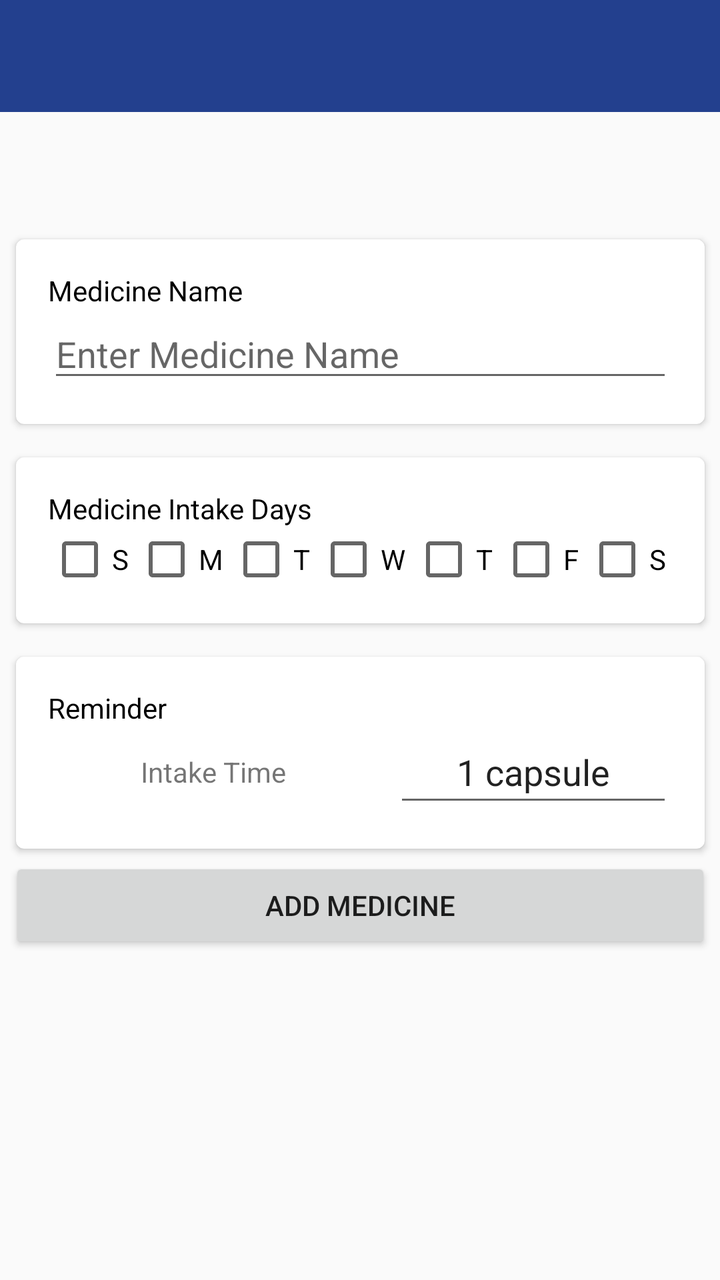
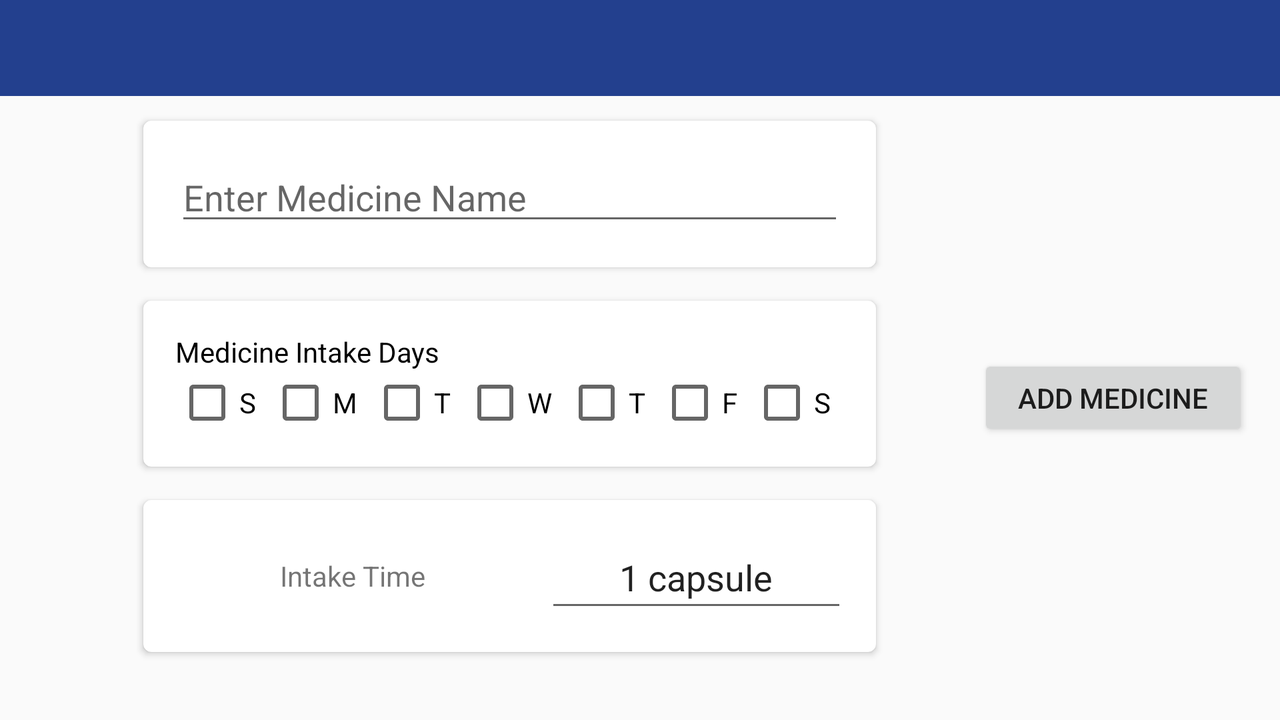

Two renders of one Android screen. The first uses the default layout on a phone; the second uses the alternative layout the repository ships for a different screen configuration, on a matching device. The two XML files are below.
<!-- AndroidManifest.xml: application theme AppTheme -->
<!-- res/layout/activity_newmedicine.xml -->
<?xml version="1.0" encoding="utf-8"?>
<androidx.constraintlayout.widget.ConstraintLayout xmlns:android="http://schemas.android.com/apk/res/android"
    xmlns:app="http://schemas.android.com/apk/res-auto"
    xmlns:tools="http://schemas.android.com/tools"
    android:layout_width="match_parent"
    android:layout_height="match_parent"
    tools:context=".NewMedicine">

<com.google.android.material.appbar.AppBarLayout
android:id="@+id/appBar"
android:layout_width="match_parent"
android:layout_height="wrap_content"
android:theme="@style/ThemeOverlay.AppCompat.Dark"
app:layout_constraintEnd_toEndOf="parent"
app:layout_constraintStart_toStartOf="parent"
app:layout_constraintTop_toTopOf="parent">

<include
    android:id="@+id/toolbar"
    layout="@layout/custom_toolbar_layout" />

</com.google.android.material.appbar.AppBarLayout>

    <LinearLayout
        android:layout_width="351dp"
        android:layout_height="493dp"
        android:layout_margin="8dp"
        android:orientation="vertical"
        app:layout_constraintBottom_toBottomOf="parent"
        app:layout_constraintEnd_toEndOf="parent"
        app:layout_constraintStart_toStartOf="parent"
        app:layout_constraintTop_toBottomOf="@+id/appBar"
        app:layout_constraintVertical_bias="0.686">

        <androidx.cardview.widget.CardView
            android:layout_width="match_parent"
            android:layout_height="wrap_content"
            app:cardCornerRadius="4dp"
            app:cardElevation="2dp"
            app:cardUseCompatPadding="true"
            app:contentPadding="16dp">

            <LinearLayout
                android:layout_width="match_parent"
                android:layout_height="wrap_content"
                android:orientation="vertical">

                <TextView
                    android:layout_width="match_parent"
                    android:layout_height="wrap_content"
                    android:text="Medicine Name"
                    android:textColor="#000000" />

                <EditText
                    android:id="@+id/etMedName"
                    android:layout_width="match_parent"
                    android:layout_height="wrap_content"
                    android:hint="Enter Medicine Name" />

            </LinearLayout>
        </androidx.cardview.widget.CardView>

        <androidx.cardview.widget.CardView
            android:layout_width="match_parent"
            android:layout_height="wrap_content"
            android:layout_marginTop="8dp"
            app:cardCornerRadius="4dp"
            app:cardElevation="2dp"
            app:cardUseCompatPadding="true"
            app:contentPadding="16dp">

            <LinearLayout
                android:layout_width="match_parent"
                android:layout_height="match_parent"
                android:orientation="vertical">

                <TextView
                    android:layout_width="match_parent"
                    android:layout_height="wrap_content"
                    android:text="Medicine Intake Days"
                    android:textColor="#000000" />


                <LinearLayout
                    android:layout_width="match_parent"
                    android:layout_height="match_parent"
                    android:orientation="horizontal">

                    <CheckBox
                        android:id="@+id/cbSun"
                        android:layout_width="wrap_content"
                        android:layout_height="wrap_content"
                        android:layout_weight="1"
                        android:text="S"
                        android:onClick="onCheckBoxClicked"/>
                    <CheckBox
                        android:id="@+id/cbMon"
                        android:layout_width="wrap_content"
                        android:layout_height="wrap_content"
                        android:layout_weight="1"
                        android:text="M"
                        android:onClick="onCheckBoxClicked"/>
                    <CheckBox
                        android:id="@+id/cbTue"
                        android:layout_width="wrap_content"
                        android:layout_height="wrap_content"
                        android:layout_weight="1"
                        android:text="T"
                        android:onClick="onCheckBoxClicked"/>
                    <CheckBox
                        android:id="@+id/cbWed"
                        android:layout_width="wrap_content"
                        android:layout_height="wrap_content"
                        android:layout_weight="1"
                        android:text="W"
                        android:onClick="onCheckBoxClicked"/>
                    <CheckBox
                        android:id="@+id/cbThu"
                        android:layout_width="wrap_content"
                        android:layout_height="wrap_content"
                        android:layout_weight="1"
                        android:text="T"
                        android:onClick="onCheckBoxClicked"/>
                    <CheckBox
                        android:id="@+id/cbFri"
                        android:layout_width="wrap_content"
                        android:layout_height="wrap_content"
                        android:layout_weight="1"
                        android:text="F"
                        android:onClick="onCheckBoxClicked"/>
                    <CheckBox
                        android:id="@+id/cbSat"
                        android:layout_width="wrap_content"
                        android:layout_height="wrap_content"
                        android:layout_weight="1"
                        android:text="S"
                        android:onClick="onCheckBoxClicked"/>
                </LinearLayout>


            </LinearLayout>

        </androidx.cardview.widget.CardView>

        <androidx.cardview.widget.CardView
            android:layout_width="match_parent"
            android:layout_height="wrap_content"
            android:layout_marginTop="8dp"
            app:cardCornerRadius="4dp"
            app:cardElevation="2dp"
            app:cardUseCompatPadding="true"
            app:contentPadding="16dp">

            <LinearLayout
                android:layout_width="match_parent"
                android:layout_height="match_parent"
                android:orientation="vertical">

                <TextView
                    android:layout_width="match_parent"
                    android:layout_height="wrap_content"
                    android:text="Reminder"
                    android:textColor="#000000" />

                <LinearLayout
                    android:layout_width="match_parent"
                    android:layout_height="wrap_content"
                    android:orientation="horizontal">

                    <TextView
                        android:id="@+id/tvTime"
                        android:layout_width="29dp"
                        android:layout_height="match_parent"
                        android:layout_weight="1"
                        android:ems="10"
                        android:gravity="center"
                        android:onClick="medicineTimeSelect"
                        android:text="Intake Time" />

                    <EditText
                        android:id="@+id/etDose"
                        android:layout_width="3dp"
                        android:layout_height="45dp"
                        android:layout_marginStart="8dp"
                        android:layout_marginLeft="8dp"
                        android:layout_weight="1"
                        android:gravity="center"
                        android:padding="4dp"
                        android:text="1 capsule" />



                </LinearLayout>
            </LinearLayout>
        </androidx.cardview.widget.CardView>

        <Button
            android:id="@+id/btAddMed"
            android:layout_width="match_parent"
            android:layout_height="wrap_content"
            android:text="Add Medicine"
            android:onClick="checkMedicineDetails"/>
    </LinearLayout>


</androidx.constraintlayout.widget.ConstraintLayout>
<!-- res/layout/custom_toolbar_layout.xml (included above) -->
<?xml version="1.0" encoding="utf-8"?>
<androidx.appcompat.widget.Toolbar
    android:layout_width="match_parent"
    android:layout_height="?attr/actionBarSize"
    android:background="@color/colorPrimaryBlue"
    app:popupTheme="@style/ThemeOverlay.AppCompat.Dark"
    xmlns:android="http://schemas.android.com/apk/res/android"
    xmlns:app="http://schemas.android.com/apk/res-auto" />
<!-- resources referenced by this layout -->
<resources>
  <color name="colorPrimaryBlue">#23408e</color>
  <style name="AppTheme" parent="Theme.AppCompat.Light.NoActionBar">
          
          <item name="colorPrimary">@color/colorPrimaryBlue</item>
  
      </style>
</resources>
<!-- res/layout-land/activity_newmedicine.xml (the author's variant of the layout above) -->
<!-- drawn on the phone turned sideways -->
<?xml version="1.0" encoding="utf-8"?>
<androidx.constraintlayout.widget.ConstraintLayout xmlns:android="http://schemas.android.com/apk/res/android"
    xmlns:app="http://schemas.android.com/apk/res-auto"
    xmlns:tools="http://schemas.android.com/tools"
    android:layout_width="match_parent"
    android:layout_height="match_parent"
    tools:context=".NewMedicine">

<com.google.android.material.appbar.AppBarLayout
android:id="@+id/appBar"
android:layout_width="match_parent"
android:layout_height="wrap_content"
android:theme="@style/ThemeOverlay.AppCompat.Dark"
app:layout_constraintEnd_toEndOf="parent"
app:layout_constraintStart_toStartOf="parent"
app:layout_constraintTop_toTopOf="parent">

    <include
        android:id="@+id/toolbar"
        layout="@layout/custom_toolbar_layout" />

</com.google.android.material.appbar.AppBarLayout>

    <LinearLayout
        android:id="@+id/linearLayout2"
        android:layout_width="373dp"
        android:layout_height="287dp"
        android:layout_margin="8dp"
        android:orientation="vertical"
        app:layout_constraintBottom_toBottomOf="parent"
        app:layout_constraintEnd_toEndOf="parent"
        app:layout_constraintHorizontal_bias="0.24"
        app:layout_constraintStart_toStartOf="parent"
        app:layout_constraintTop_toBottomOf="@+id/appBar"
        app:layout_constraintVertical_bias="0.0">

        <androidx.cardview.widget.CardView
            android:layout_width="match_parent"
            android:layout_height="wrap_content"
            app:cardCornerRadius="4dp"
            app:cardElevation="2dp"
            app:cardUseCompatPadding="true"
            app:contentPadding="16dp">

            <LinearLayout
                android:layout_width="match_parent"
                android:layout_height="wrap_content"
                android:orientation="vertical">

                <EditText
                    android:id="@+id/etMedName"
                    android:layout_width="match_parent"
                    android:layout_height="wrap_content"
                    android:hint="Enter Medicine Name" />

            </LinearLayout>
        </androidx.cardview.widget.CardView>

        <androidx.cardview.widget.CardView
            android:layout_width="match_parent"
            android:layout_height="wrap_content"
            android:layout_marginTop="8dp"
            app:cardCornerRadius="4dp"
            app:cardElevation="2dp"
            app:cardUseCompatPadding="true"
            app:contentPadding="16dp">

            <LinearLayout
                android:layout_width="match_parent"
                android:layout_height="match_parent"
                android:orientation="vertical">

                <TextView
                    android:layout_width="match_parent"
                    android:layout_height="wrap_content"
                    android:text="Medicine Intake Days"
                    android:textColor="#000000" />


                <LinearLayout
                    android:layout_width="match_parent"
                    android:layout_height="match_parent"
                    android:orientation="horizontal">

                    <CheckBox
                        android:id="@+id/cbSun"
                        android:layout_width="wrap_content"
                        android:layout_height="wrap_content"
                        android:layout_weight="1"
                        android:onClick="onCheckBoxClicked"
                        android:text="S" />

                    <CheckBox
                        android:id="@+id/cbMon"
                        android:layout_width="wrap_content"
                        android:layout_height="wrap_content"
                        android:layout_weight="1"
                        android:onClick="onCheckBoxClicked"
                        android:text="M" />

                    <CheckBox
                        android:id="@+id/cbTue"
                        android:layout_width="wrap_content"
                        android:layout_height="wrap_content"
                        android:layout_weight="1"
                        android:onClick="onCheckBoxClicked"
                        android:text="T" />

                    <CheckBox
                        android:id="@+id/cbWed"
                        android:layout_width="wrap_content"
                        android:layout_height="wrap_content"
                        android:layout_weight="1"
                        android:onClick="onCheckBoxClicked"
                        android:text="W" />

                    <CheckBox
                        android:id="@+id/cbThu"
                        android:layout_width="wrap_content"
                        android:layout_height="wrap_content"
                        android:layout_weight="1"
                        android:onClick="onCheckBoxClicked"
                        android:text="T" />

                    <CheckBox
                        android:id="@+id/cbFri"
                        android:layout_width="wrap_content"
                        android:layout_height="wrap_content"
                        android:layout_weight="1"
                        android:onClick="onCheckBoxClicked"
                        android:text="F" />

                    <CheckBox
                        android:id="@+id/cbSat"
                        android:layout_width="wrap_content"
                        android:layout_height="wrap_content"
                        android:layout_weight="1"
                        android:onClick="onCheckBoxClicked"
                        android:text="S" />
                </LinearLayout>


            </LinearLayout>

        </androidx.cardview.widget.CardView>

        <androidx.cardview.widget.CardView
            android:layout_width="match_parent"
            android:layout_height="wrap_content"
            android:layout_marginTop="8dp"
            app:cardCornerRadius="4dp"
            app:cardElevation="2dp"
            app:cardUseCompatPadding="true"
            app:contentPadding="16dp">

            <LinearLayout
                android:layout_width="336dp"
                android:layout_height="44dp"
                android:orientation="vertical">

                <LinearLayout
                    android:layout_width="match_parent"
                    android:layout_height="wrap_content"
                    android:orientation="horizontal">

                    <TextView
                        android:id="@+id/tvTime"
                        android:layout_width="29dp"
                        android:layout_height="match_parent"
                        android:layout_weight="1"
                        android:ems="10"
                        android:gravity="center"
                        android:onClick="medicineTimeSelect"
                        android:text="Intake Time" />

                    <EditText
                        android:id="@+id/etDose"
                        android:layout_width="3dp"
                        android:layout_height="45dp"
                        android:layout_marginStart="8dp"
                        android:layout_marginLeft="8dp"
                        android:layout_weight="1"
                        android:gravity="center"
                        android:padding="4dp"
                        android:text="1 capsule" />


                </LinearLayout>
            </LinearLayout>

        </androidx.cardview.widget.CardView>

    </LinearLayout>

    <Button
        android:id="@+id/btAddMed"
        android:layout_width="135dp"
        android:layout_height="43dp"
        android:layout_marginEnd="16dp"
        android:layout_marginRight="16dp"
        android:onClick="checkMedicineDetails"
        android:text="Add Medicine"
        app:layout_constraintBottom_toBottomOf="parent"
        app:layout_constraintEnd_toEndOf="parent"
        app:layout_constraintTop_toTopOf="parent"
        app:layout_constraintVertical_bias="0.559" />


</androidx.constraintlayout.widget.ConstraintLayout>
